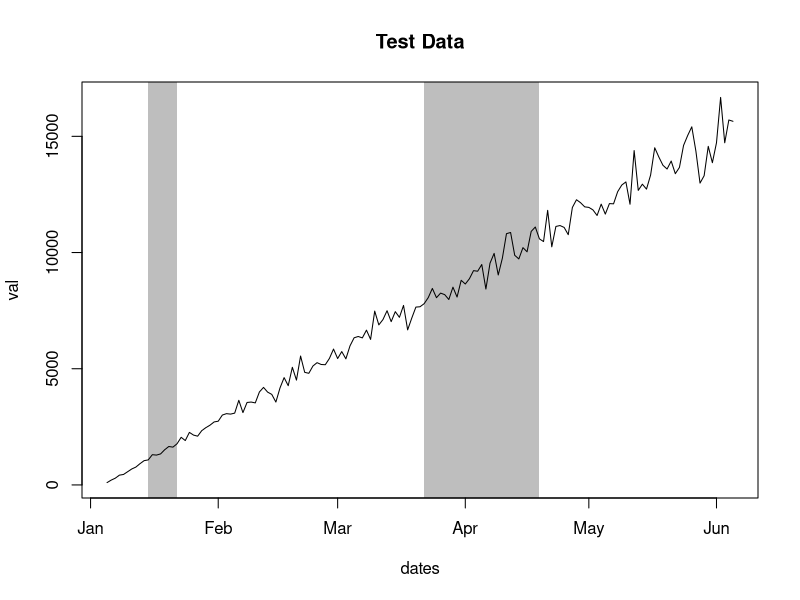

This chart was generated by the following R code:

##################################################################
##                     SHOWING BARS ON PLOT                     ##
##################################################################



dates = seq(
  as.Date("2020-01-05"),
  as.Date("2020-06-05"),
  1
)

dta = data.frame(dates = dates)
dta[, "val"] = NA

for(i in 1:nrow(dta)) {
  dta[i, "val"] = rnorm(1, mean = (100* i), sd = (i * 5))
}

bars = data.frame(
  beg_dates = as.Date(c("2020-01-15", "2020-03-22")),
  end_dates = as.Date(c("2020-01-22", "2020-04-19"))
)

with(dta , {
  plot(dates, val, 
       type = "l", main = "Test Data",

       # rect are the shaded areas, see ?rect for how to construct rect's
       panel.first = rect(bars$beg_dates, -1e6, 
                          bars$end_dates, 1e6,
                          col = "grey", border = NA)
       
  )
})
